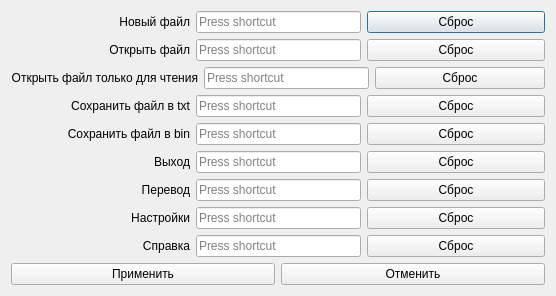
<?xml version="1.0" encoding="UTF-8"?>
<ui version="4.0">
 <class>settings_window</class>
 <widget class="QDialog" name="settings_window">
  <property name="geometry">
   <rect>
    <x>0</x>
    <y>0</y>
    <width>556</width>
    <height>295</height>
   </rect>
  </property>
  <property name="windowTitle">
   <string>Наcтройки</string>
  </property>
  <property name="modal">
   <bool>true</bool>
  </property>
  <layout class="QVBoxLayout" name="verticalLayout">
   <item>
    <layout class="QHBoxLayout" name="horizontalLayout_2">
     <property name="sizeConstraint">
      <enum>QLayout::SetDefaultConstraint</enum>
     </property>
     <item>
      <widget class="QLabel" name="settings_new_file_label">
       <property name="text">
        <string>Новый файл</string>
       </property>
       <property name="alignment">
        <set>Qt::AlignRight|Qt::AlignTrailing|Qt::AlignVCenter</set>
       </property>
      </widget>
     </item>
     <item>
      <widget class="QKeySequenceEdit" name="settings_new_file_key">
       <property name="sizePolicy">
        <sizepolicy hsizetype="Maximum" vsizetype="Fixed">
         <horstretch>0</horstretch>
         <verstretch>0</verstretch>
        </sizepolicy>
       </property>
       <property name="minimumSize">
        <size>
         <width>165</width>
         <height>0</height>
        </size>
       </property>
       <property name="baseSize">
        <size>
         <width>165</width>
         <height>22</height>
        </size>
       </property>
      </widget>
     </item>
     <item>
      <widget class="QPushButton" name="settings_new_file_abort">
       <property name="text">
        <string>Сброс</string>
       </property>
      </widget>
     </item>
    </layout>
   </item>
   <item>
    <layout class="QHBoxLayout" name="horizontalLayout_3">
     <item>
      <widget class="QLabel" name="settings_open_file_label">
       <property name="text">
        <string>Открыть файл</string>
       </property>
       <property name="alignment">
        <set>Qt::AlignRight|Qt::AlignTrailing|Qt::AlignVCenter</set>
       </property>
      </widget>
     </item>
     <item>
      <widget class="QKeySequenceEdit" name="settings_open_file_key">
       <property name="sizePolicy">
        <sizepolicy hsizetype="Maximum" vsizetype="Fixed">
         <horstretch>0</horstretch>
         <verstretch>0</verstretch>
        </sizepolicy>
       </property>
       <property name="minimumSize">
        <size>
         <width>165</width>
         <height>0</height>
        </size>
       </property>
      </widget>
     </item>
     <item>
      <widget class="QPushButton" name="settings_open_file_abort">
       <property name="text">
        <string>Сброс</string>
       </property>
      </widget>
     </item>
    </layout>
   </item>
   <item>
    <layout class="QHBoxLayout" name="horizontalLayout_4">
     <item>
      <widget class="QLabel" name="settings_open_file_read_only_label">
       <property name="text">
        <string>Открыть файл только для чтения</string>
       </property>
       <property name="alignment">
        <set>Qt::AlignRight|Qt::AlignTrailing|Qt::AlignVCenter</set>
       </property>
      </widget>
     </item>
     <item>
      <widget class="QKeySequenceEdit" name="settings_open_file_read_only_key">
       <property name="sizePolicy">
        <sizepolicy hsizetype="Maximum" vsizetype="Fixed">
         <horstretch>0</horstretch>
         <verstretch>0</verstretch>
        </sizepolicy>
       </property>
       <property name="minimumSize">
        <size>
         <width>165</width>
         <height>0</height>
        </size>
       </property>
      </widget>
     </item>
     <item>
      <widget class="QPushButton" name="settings_open_file_read_only_abort">
       <property name="text">
        <string>Сброс</string>
       </property>
      </widget>
     </item>
    </layout>
   </item>
   <item>
    <layout class="QHBoxLayout" name="horizontalLayout_5">
     <item>
      <widget class="QLabel" name="settings_save_file_to_txt_label">
       <property name="text">
        <string>Сохранить файл в txt</string>
       </property>
       <property name="alignment">
        <set>Qt::AlignRight|Qt::AlignTrailing|Qt::AlignVCenter</set>
       </property>
      </widget>
     </item>
     <item>
      <widget class="QKeySequenceEdit" name="settings_save_file_to_txt_key">
       <property name="sizePolicy">
        <sizepolicy hsizetype="Maximum" vsizetype="Fixed">
         <horstretch>0</horstretch>
         <verstretch>0</verstretch>
        </sizepolicy>
       </property>
       <property name="minimumSize">
        <size>
         <width>165</width>
         <height>0</height>
        </size>
       </property>
      </widget>
     </item>
     <item>
      <widget class="QPushButton" name="settings_save_file_to_txt_abort">
       <property name="text">
        <string>Сброс</string>
       </property>
      </widget>
     </item>
    </layout>
   </item>
   <item>
    <layout class="QHBoxLayout" name="horizontalLayout_6">
     <item>
      <widget class="QLabel" name="settings_save_file_to_bin_label">
       <property name="text">
        <string>Сохранить файл в bin</string>
       </property>
       <property name="alignment">
        <set>Qt::AlignRight|Qt::AlignTrailing|Qt::AlignVCenter</set>
       </property>
      </widget>
     </item>
     <item>
      <widget class="QKeySequenceEdit" name="settings_save_file_to_bin_key">
       <property name="sizePolicy">
        <sizepolicy hsizetype="Maximum" vsizetype="Fixed">
         <horstretch>0</horstretch>
         <verstretch>0</verstretch>
        </sizepolicy>
       </property>
       <property name="minimumSize">
        <size>
         <width>165</width>
         <height>0</height>
        </size>
       </property>
      </widget>
     </item>
     <item>
      <widget class="QPushButton" name="settings_save_file_to_bin_abort">
       <property name="text">
        <string>Сброс</string>
       </property>
      </widget>
     </item>
    </layout>
   </item>
   <item>
    <layout class="QHBoxLayout" name="horizontalLayout_7">
     <item>
      <widget class="QLabel" name="settings_quit_label">
       <property name="text">
        <string>Выход</string>
       </property>
       <property name="alignment">
        <set>Qt::AlignRight|Qt::AlignTrailing|Qt::AlignVCenter</set>
       </property>
      </widget>
     </item>
     <item>
      <widget class="QKeySequenceEdit" name="settings_quit_key">
       <property name="sizePolicy">
        <sizepolicy hsizetype="Maximum" vsizetype="Fixed">
         <horstretch>0</horstretch>
         <verstretch>0</verstretch>
        </sizepolicy>
       </property>
       <property name="minimumSize">
        <size>
         <width>165</width>
         <height>0</height>
        </size>
       </property>
      </widget>
     </item>
     <item>
      <widget class="QPushButton" name="settings_quit_abort">
       <property name="text">
        <string>Сброс</string>
       </property>
      </widget>
     </item>
    </layout>
   </item>
   <item>
    <layout class="QHBoxLayout" name="horizontalLayout_8">
     <item>
      <widget class="QLabel" name="settings_translate_label">
       <property name="text">
        <string>Перевод</string>
       </property>
       <property name="alignment">
        <set>Qt::AlignRight|Qt::AlignTrailing|Qt::AlignVCenter</set>
       </property>
      </widget>
     </item>
     <item>
      <widget class="QKeySequenceEdit" name="settings_translate_key">
       <property name="sizePolicy">
        <sizepolicy hsizetype="Maximum" vsizetype="Fixed">
         <horstretch>0</horstretch>
         <verstretch>0</verstretch>
        </sizepolicy>
       </property>
       <property name="minimumSize">
        <size>
         <width>165</width>
         <height>0</height>
        </size>
       </property>
      </widget>
     </item>
     <item>
      <widget class="QPushButton" name="settings_translate_abort">
       <property name="text">
        <string>Сброс</string>
       </property>
      </widget>
     </item>
    </layout>
   </item>
   <item>
    <layout class="QHBoxLayout" name="horizontalLayout_9">
     <item>
      <widget class="QLabel" name="settings_settings_label">
       <property name="text">
        <string>Настройки</string>
       </property>
       <property name="alignment">
        <set>Qt::AlignRight|Qt::AlignTrailing|Qt::AlignVCenter</set>
       </property>
      </widget>
     </item>
     <item>
      <widget class="QKeySequenceEdit" name="settings_settings_key">
       <property name="sizePolicy">
        <sizepolicy hsizetype="Maximum" vsizetype="Fixed">
         <horstretch>0</horstretch>
         <verstretch>0</verstretch>
        </sizepolicy>
       </property>
       <property name="minimumSize">
        <size>
         <width>165</width>
         <height>0</height>
        </size>
       </property>
      </widget>
     </item>
     <item>
      <widget class="QPushButton" name="settings_settings_abort">
       <property name="text">
        <string>Сброс</string>
       </property>
      </widget>
     </item>
    </layout>
   </item>
   <item>
    <layout class="QHBoxLayout" name="horizontalLayout_10">
     <item>
      <widget class="QLabel" name="settings_about_label">
       <property name="text">
        <string>Справка</string>
       </property>
       <property name="alignment">
        <set>Qt::AlignRight|Qt::AlignTrailing|Qt::AlignVCenter</set>
       </property>
      </widget>
     </item>
     <item>
      <widget class="QKeySequenceEdit" name="settings_about_key">
       <property name="sizePolicy">
        <sizepolicy hsizetype="Maximum" vsizetype="Fixed">
         <horstretch>0</horstretch>
         <verstretch>0</verstretch>
        </sizepolicy>
       </property>
       <property name="minimumSize">
        <size>
         <width>165</width>
         <height>0</height>
        </size>
       </property>
      </widget>
     </item>
     <item>
      <widget class="QPushButton" name="settings_about_abort">
       <property name="text">
        <string>Сброс</string>
       </property>
      </widget>
     </item>
    </layout>
   </item>
   <item>
    <layout class="QHBoxLayout" name="horizontalLayout">
     <item>
      <widget class="QPushButton" name="settings_accept">
       <property name="text">
        <string>Применить</string>
       </property>
      </widget>
     </item>
     <item>
      <widget class="QPushButton" name="settings_cancel">
       <property name="text">
        <string>Отменить</string>
       </property>
      </widget>
     </item>
    </layout>
   </item>
  </layout>
 </widget>
 <resources/>
 <connections/>
</ui>
